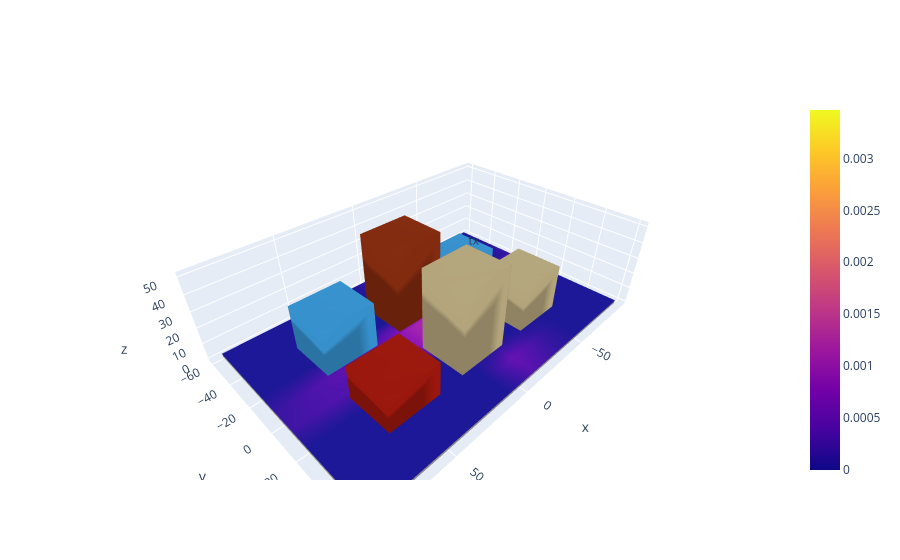

The notebook cell this image was saved under:
### Code cell
# Let's put one transmitter and many receivers in our scene
scene = eqx.tree_at(lambda s: s.transmitters, scene, jnp.array([-33.0, 0.0, 32.0]))
batch = (
    10,
    10,
)  # Warning: a too large batch could easily cause OOM issues,
#    or you may want to reduce the 'chunk_size' value below.
z0 = 1.5  # The z coordinate of the transmitters
scene_grid = scene.with_receivers_grid(*batch, height=1.5)

# Let's accumulate power (simplified here to 1/r^2 for our example)
power = jnp.zeros(batch)

# And also keep track of multipath clusters
cluster_ids = jnp.zeros(batch, dtype=jnp.int32)  # Multipath cluster indices
unique_cluster_ids = jnp.empty(
    (), dtype=jnp.int32
)  # Contains unique values of 'cluster_ids'
cluster_hashes = {0: b""}  # This is only use generate constant random color per cluster
has_multipath = jnp.zeros(
    batch, dtype=bool
)  # Will be true if a receiver has at least one valid ray path

# Only need for plotting purposes
x, y, z = jnp.unstack(scene_grid.receivers, axis=-1)


with reuse() as fig:
    scene.plot()

    for order in trange(0, 2, leave=False):
        for paths in tqdm(scene_grid.compute_paths(order=order, chunk_size=1_000), leave=False):
            new_cluster_ids = paths.multipath_clusters()
            new_unique_cluster_ids = jnp.unique(new_cluster_ids)
            new_cluster_hashes = get_cluster_hashes(new_cluster_ids, paths.mask)
            has_multipath |= paths.mask.any(axis=-1)
            cluster_ids, cluster_hashes = merge_cluster_ids_and_hashes(
                cluster_ids, new_cluster_ids, cluster_hashes, new_cluster_hashes
            )
            power += (paths.mask / path_lengths(paths.vertices) ** 2).sum(axis=-1)

    draw_image(
        np.asarray(power),
        x=np.asarray(x[0, :]),
        y=np.asarray(y[:, 0]),
        z0=z0,
    )

# We set cluster ids with no multiple to -1 for easier identification

if not has_multipath.all():
    # Simple way to retrieve the cluster index that has no multipath
    cluster_id = jnp.max(cluster_ids, initial=0, where=~has_multipath)
    cluster_hashes[-1] = cluster_hashes.pop(int(cluster_id))

cluster_ids = jnp.where(has_multipath, cluster_ids, -1)

fig

### Figure 1 — Plotly figure (JSON) as saved in the notebook; plotly's stock layout.template omitted (floating-point values rounded to 4 significant figures; data arrays with more than 128 entries replaced by an {"elided": "..."} marker saying what was removed)
{"data": [{"mode": "markers+text", "text": "tx", "type": "scatter3d", "x": [-33], "y": [0], "z": [32]}, {"facecolor": {"elided": "74x3 float values"}, "i": [0, 0, 3, 3, 5, 5, 7, 7, 10, 10, 4, 4, 14, 14, 17, 17, 19, 19, 21, 21, 24, 24, 18, 18, 28, 28, 31, 31, 33, 33, 35, 35, 38, 38, 32, 32, 42, 42, 45, 45, 47, 47, 49, 49, 52, 52, 46, 46, 56, 56, 59, 59, 61, 61, 63, 63, 66, 66, 60, 60, 70, 70, 73, 73, 75, 75, 77, 77, 80, 80, 74, 74, 84, 84], "j": [1, 2, 2, 4, 4, 6, 6, 8, 5, 7, 12, 13, 15, 16, 16, 18, 18, 20, 20, 22, 19, 21, 26, 27, 29, 30, 30, 32, 32, 34, 34, 36, 33, 35, 40, 41, 43, 44, 44, 46, 46, 48, 48, 50, 47, 49, 54, 55, 57, 58, 58, 60, 60, 62, 62, 64, 61, 63, 68, 69, 71, 72, 72, 74, 74, 76, 76, 78, 75, 77, 82, 83, 85, 86], "k": [2, 3, 4, 5, 6, 7, 8, 9, 7, 11, 13, 6, 16, 17, 18, 19, 20, 21, 22, 23, 21, 25, 27, 20, 30, 31, 32, 33, 34, 35, 36, 37, 35, 39, 41, 34, 44, 45, 46, 47, 48, 49, 50, 51, 49, 53, 55, 48, 58, 59, 60, 61, 62, 63, 64, 65, 63, 67, 69, 62, 72, 73, 74, 75, 76, 77, 78, 79, 77, 81, 83, 76, 86, 87], "type": "mesh3d", "x": [-62.11, -62.11, -62.11, -62.11, -30.99, -30.99, -30.99, -30.99, -62.11, -62.11, -62.11, -62.11, -62.11, -62.11, -15.12, -15.12, -15.12, -15.12, 16.0, 16.0, 16.0, 16.0, -15.12, -15.12, -15.12, -15.12, -15.12, -15.12, 31.52, 31.52, 31.52, 31.52, 62.64, 62.64, 62.64, 62.64, 31.52, 31.52, 31.52, 31.52, 31.52, 31.52, -15.12, -15.12, -15.12, -15.12, 16.0, 16.0, 16.0, 16.0, -15.12, -15.12, -15.12, -15.12, -15.12, -15.12, -62.41, -62.41, -62.41, -62.41, -31.29, -31.29, -31.29, -31.29, -62.41, -62.41, -62.41, -62.41, -62.41, -62.41, 32.36, 32.36, 32.36, 32.36, 63.48, 63.48, 63.48, 63.48, 32.36, 32.36, 32.36, 32.36, 32.36, 32.36, -93.97, 92.43, 92.43, -93.97], "y": [-8.613, -8.613, -36.5, -36.5, -36.5, -36.5, -8.613, -8.613, -8.613, -8.613, -36.5, -8.613, -36.5, -8.613, -8.613, -8.613, -36.5, -36.5, -36.5, -36.5, -8.613, -8.613, -8.613, -8.613, -36.5, -8.613, -36.5, -8.613, -8.613, -8.613, -36.5, -36.5, -36.5, -36.5, -8.613, -8.613, -8.613, -8.613, -36.5, -8.613, -36.5, -8.613, 37.46, 37.46, 9.572, 9.572, 9.572, 9.572, 37.46, 37.46, 37.46, 37.46, 9.572, 37.46, 9.572, 37.46, 37.46, 37.46, 9.572, 9.572, 9.572, 9.572, 37.46, 37.46, 37.46, 37.46, 9.572, 37.46, 9.572, 37.46, 38.22, 38.22, 10.34, 10.34, 10.34, 10.34, 38.22, 38.22, 38.22, 38.22, 10.34, 38.22, 10.34, 38.22, 60.81, 60.81, -60.33, -60.33], "z": [-0.03079, 21.82, 21.82, -0.03079, 21.82, -0.03079, 21.82, -0.03079, 21.82, -0.03079, -0.03079, -0.03079, 21.82, 21.82, -0.03079, 50.94, 50.94, -0.03079, 50.94, -0.03079, 50.94, -0.03079, 50.94, -0.03079, -0.03079, -0.03079, 50.94, 50.94, -0.03079, 29.1, 29.1, -0.03079, 29.1, -0.03079, 29.1, -0.03079, 29.1, -0.03079, -0.03079, -0.03079, 29.1, 29.1, -0.03079, 50.94, 50.94, -0.03079, 50.94, -0.03079, 50.94, -0.03079, 50.94, -0.03079, -0.03079, -0.03079, 50.94, 50.94, -0.03079, 29.1, 29.1, -0.03079, 29.1, -0.03079, 29.1, -0.03079, 29.1, -0.03079, -0.03079, -0.03079, 29.1, 29.1, -0.03079, 21.82, 21.82, -0.03079, 21.82, -0.03079, 21.82, -0.03079, 21.82, -0.03079, -0.03079, -0.03079, 21.82, 21.82, -0.03079, -0.03079, -0.03079, -0.03079]}, {"surfacecolor": [[0, 0, 0.0001311, 0.0001734, 0.0003887, 0, 0, 0, 0, 0], [0, 0, 0, 0.0002313, 0.0005404, 0, 0, 0, 0, 0], [0.000135, 0, 0, 0, 0, 0, 0, 0, 0, 0], [0.0001619, 0, 0, 0, 0, 0, 0, 0, 0, 0], [0.0006065, 0.001056, 0.002592, 0.003466, 0.001296, 0.001044, 0.0005729, 0.0004852, 0.0003291, 0.0001768], [0.0006085, 0.001061, 0.002589, 0.003456, 0.001291, 0.001039, 0.0005747, 0.0003626, 0.000329, 0.0002363], [0, 0, 0, 0, 0, 0, 0, 0, 0, 0], [0, 0, 0, 0, 0, 0, 0, 0, 0, 0], [0, 0, 0, 0.0002289, 0.0005339, 0, 0, 0, 0, 0], [0, 0, 0, 0.0001717, 0.0003844, 0, 0, 0, 0, 0]], "type": "surface", "x": [-93.97, -73.26, -52.55, -31.84, -11.12, 9.585, 30.3, 51.01, 71.72, 92.43], "y": [-60.33, -46.87, -33.41, -19.95, -6.491, 6.968, 20.43, 33.89, 47.35, 60.81], "z": [[1.5, 1.5, 1.5, 1.5, 1.5, 1.5, 1.5, 1.5, 1.5, 1.5], [1.5, 1.5, 1.5, 1.5, 1.5, 1.5, 1.5, 1.5, 1.5, 1.5], [1.5, 1.5, 1.5, 1.5, 1.5, 1.5, 1.5, 1.5, 1.5, 1.5], [1.5, 1.5, 1.5, 1.5, 1.5, 1.5, 1.5, 1.5, 1.5, 1.5], [1.5, 1.5, 1.5, 1.5, 1.5, 1.5, 1.5, 1.5, 1.5, 1.5], [1.5, 1.5, 1.5, 1.5, 1.5, 1.5, 1.5, 1.5, 1.5, 1.5], [1.5, 1.5, 1.5, 1.5, 1.5, 1.5, 1.5, 1.5, 1.5, 1.5], [1.5, 1.5, 1.5, 1.5, 1.5, 1.5, 1.5, 1.5, 1.5, 1.5], [1.5, 1.5, 1.5, 1.5, 1.5, 1.5, 1.5, 1.5, 1.5, 1.5], [1.5, 1.5, 1.5, 1.5, 1.5, 1.5, 1.5, 1.5, 1.5, 1.5]]}], "layout": {}}
